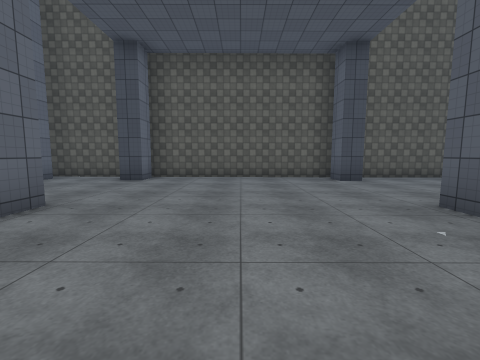
view 1 (above)

21 first-person views from a walk through a 3-D level made in the Unity game engine. The camera is 1.4 m above the floor, tilts 6° down and sees 90° across. The floor is counted in squares, 2 m on a side. Each view is taken from the middle of a square. On the plan, view 1 faces up. The plan holds only what a view shows up to about 9 squares ahead; the rest is blank. The place goes on beyond the plan. The player character is not drawn. Some surface patterns are stand-ins.

view 2
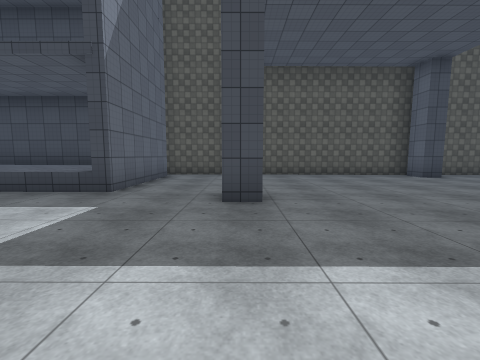

view 3
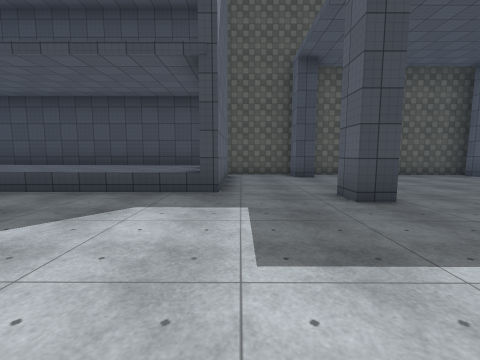

view 4
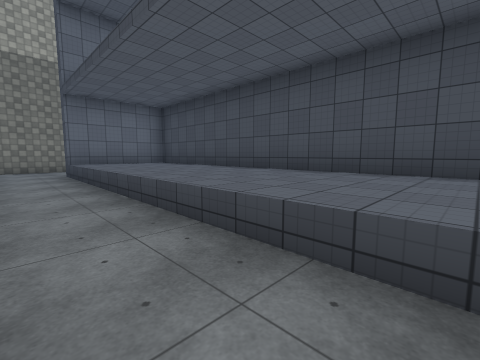

view 5
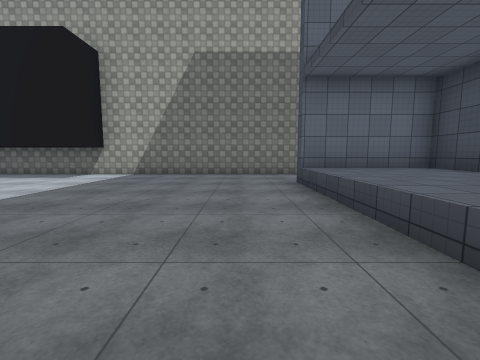

view 6
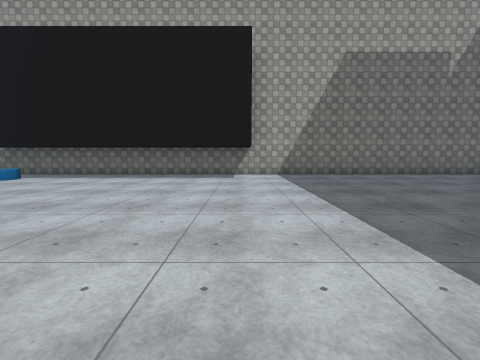

view 7
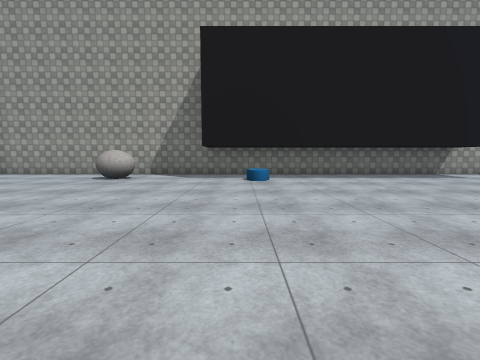

view 8
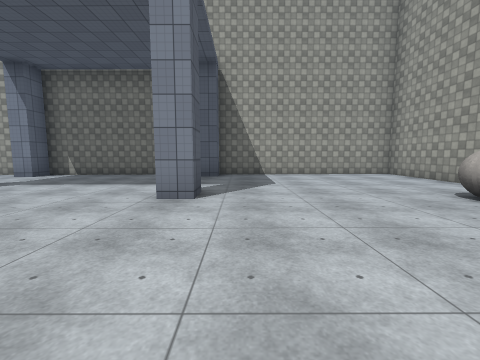

view 9
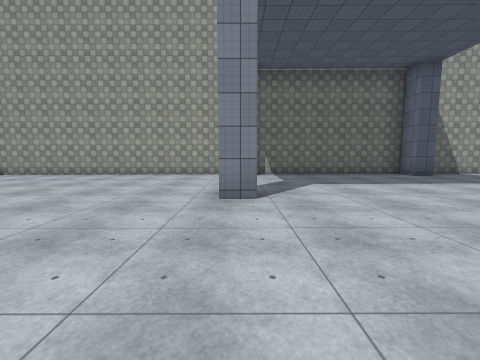

view 10
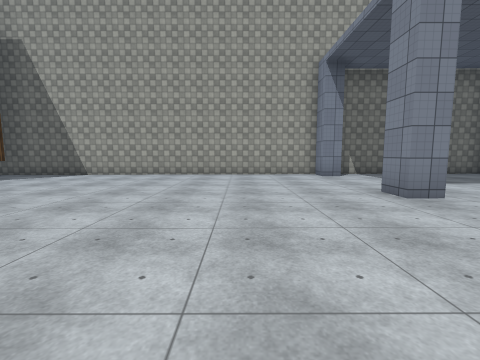

view 11
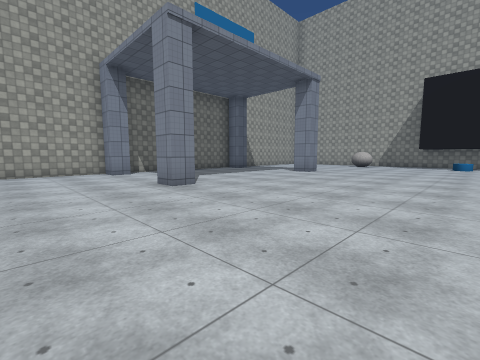

view 12
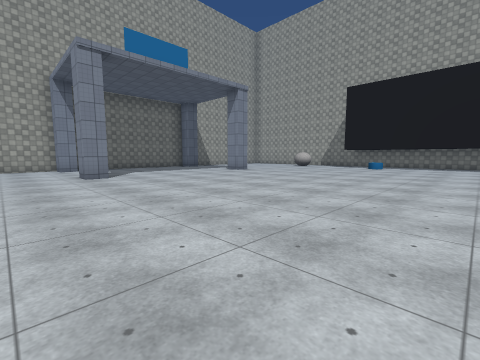

view 13
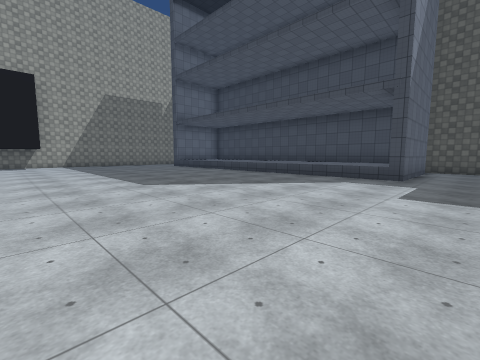

view 14
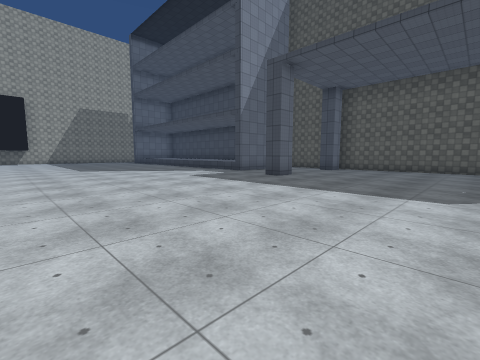

view 15
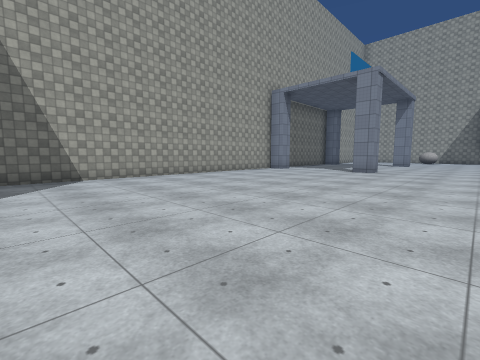

view 16
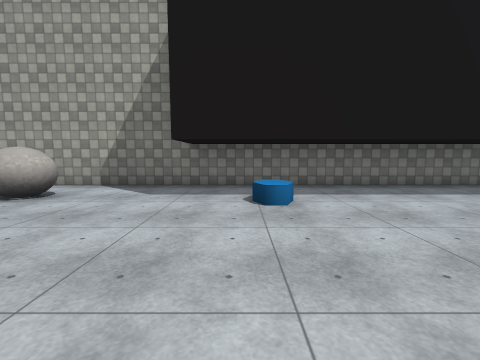

view 17
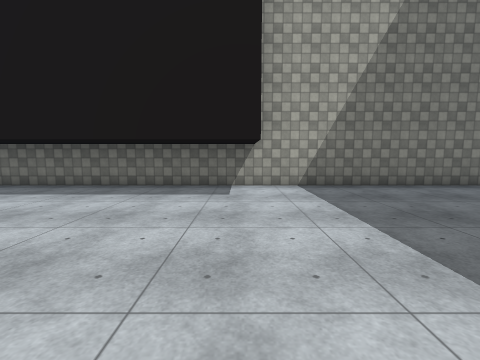

view 18
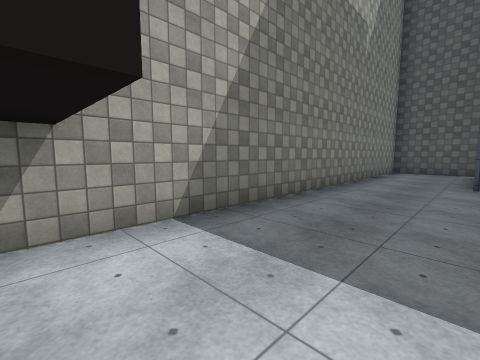

view 19
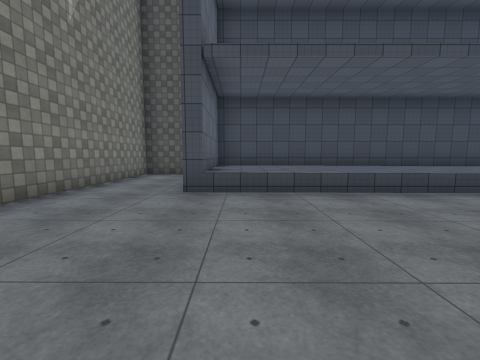

view 20
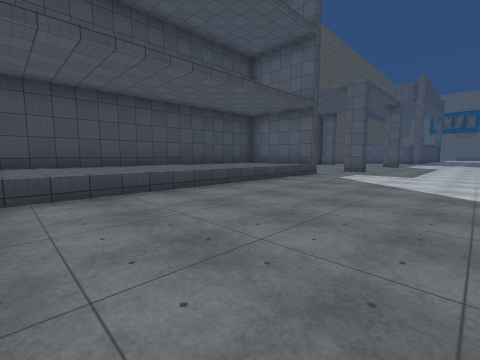

view 21
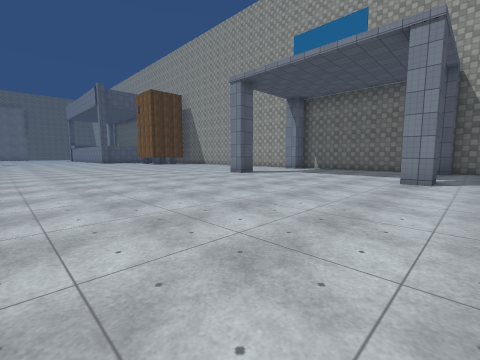

### Floor plan
Key: @ floor where view 1 was taken; # wall or solid block; . floor; ^ raised ledge.
Columns run from 20 left of view 1 to 3 right of it. Each row starts with its distance up from view 1.
  8 ####          ##########
  7 #..############..#.....#
  6 #..#^^^^^^^^^^#.........
  5 #..#^^^^^^^^^^#.........
  4 #..#^^^^^^^^^^^.........
  3 #................#.....#
  2 #......................
  1 #......................
  0 #...................@..
 -1 #......................
 -2 #......................
 -3 #......................
 -4 #......................
 -5 #........
 -6 #...............
 -7 #.................
 -8 #.................
 -9 #................
-10 #................
-11 #.......................
-12 #.......................
-13 #.......................
-14 #.^....#.....#..........
-15 #.......................
-16 #.......................
-17 #.......................
-18 #......#.....#..........
-19 ########################

Where each view was taken, in squares from view 1:
view 1: 0 up, 0 right, facing up
view 2: 1 down, 3 left, facing up
view 3: 1 down, 5 left, facing up
view 4: 2 up, 8 left, facing up-left
view 5: 2 up, 11 left, facing left
view 6: 3 down, 11 left, facing left
view 7: 10 down, 11 left, facing left
view 8: 10 down, 14 left, facing down
view 9: 10 down, 7 left, facing down
view 10: 10 down, 4 left, facing down
view 11: 9 down, 4 left, facing down-left
view 12: 6 down, 5 left, facing down-left
view 13: 4 down, 4 left, facing up-left
view 14: 4 down, 2 right, facing up-left
view 15: 11 down, 3 right, facing down-left
view 16: 10 down, 14 left, facing left
view 17: 3 down, 14 left, facing left
view 18: 3 down, 17 left, facing up-left
view 19: 1 down, 16 left, facing up
view 20: 1 down, 14 left, facing up-right
view 21: 7 down, 14 left, facing down-right
